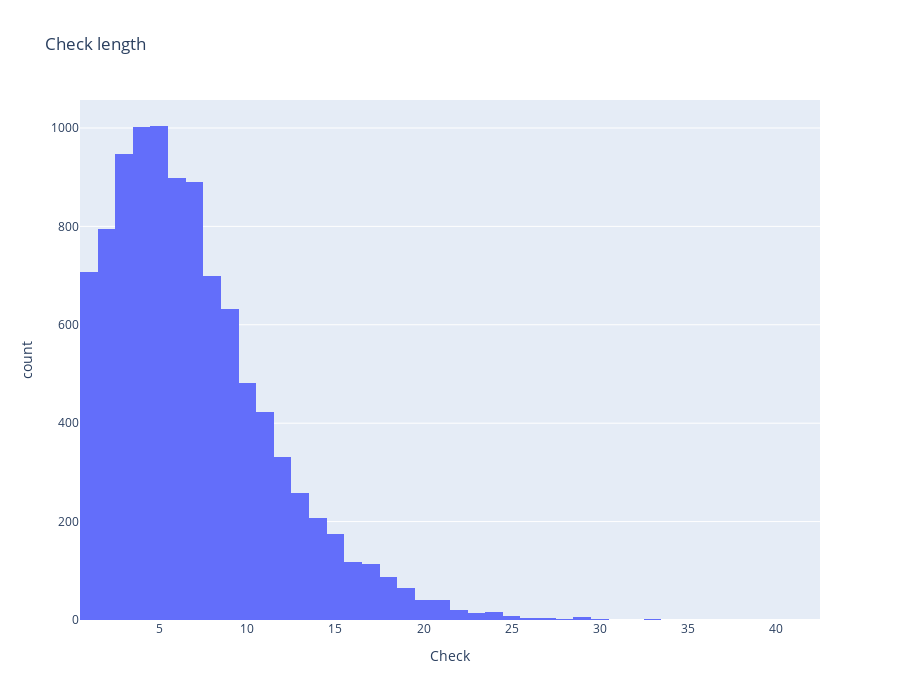

Notebook code cell kept with this figure:
### Markdown cell above
# Combinations

### Code cell
# display diagram with check length
def plot_check_length(check_list):
    fig = px.histogram(x=[len(x[1]) for x in check_list], title='Check length', labels={'value': 'Length', 'x': 'Check'}, height=700)
    fig.show()

plot_check_length(check_list)

### Figure 1 — Plotly figure (JSON) as saved in the notebook; plotly's stock layout.template omitted (floating-point values rounded to 4 significant figures; data arrays with more than 128 entries replaced by an {"elided": "..."} marker saying what was removed)
{"data": [{"alignmentgroup": "True", "bingroup": "x", "hovertemplate": "Check=%{x}<br>count=%{y}<extra></extra>", "legendgroup": "", "marker": {"color": "#636efa", "pattern": {"shape": ""}}, "name": "", "offsetgroup": "", "orientation": "v", "showlegend": false, "x": {"elided": "10000 int values"}, "xaxis": "x", "yaxis": "y", "type": "histogram"}], "layout": {"xaxis": {"anchor": "y", "domain": [0.0, 1.0], "title": {"text": "Check"}}, "yaxis": {"anchor": "x", "domain": [0.0, 1.0], "title": {"text": "count"}}, "legend": {"tracegroupgap": 0}, "title": {"text": "Check length"}, "barmode": "relative", "height": 700}}
